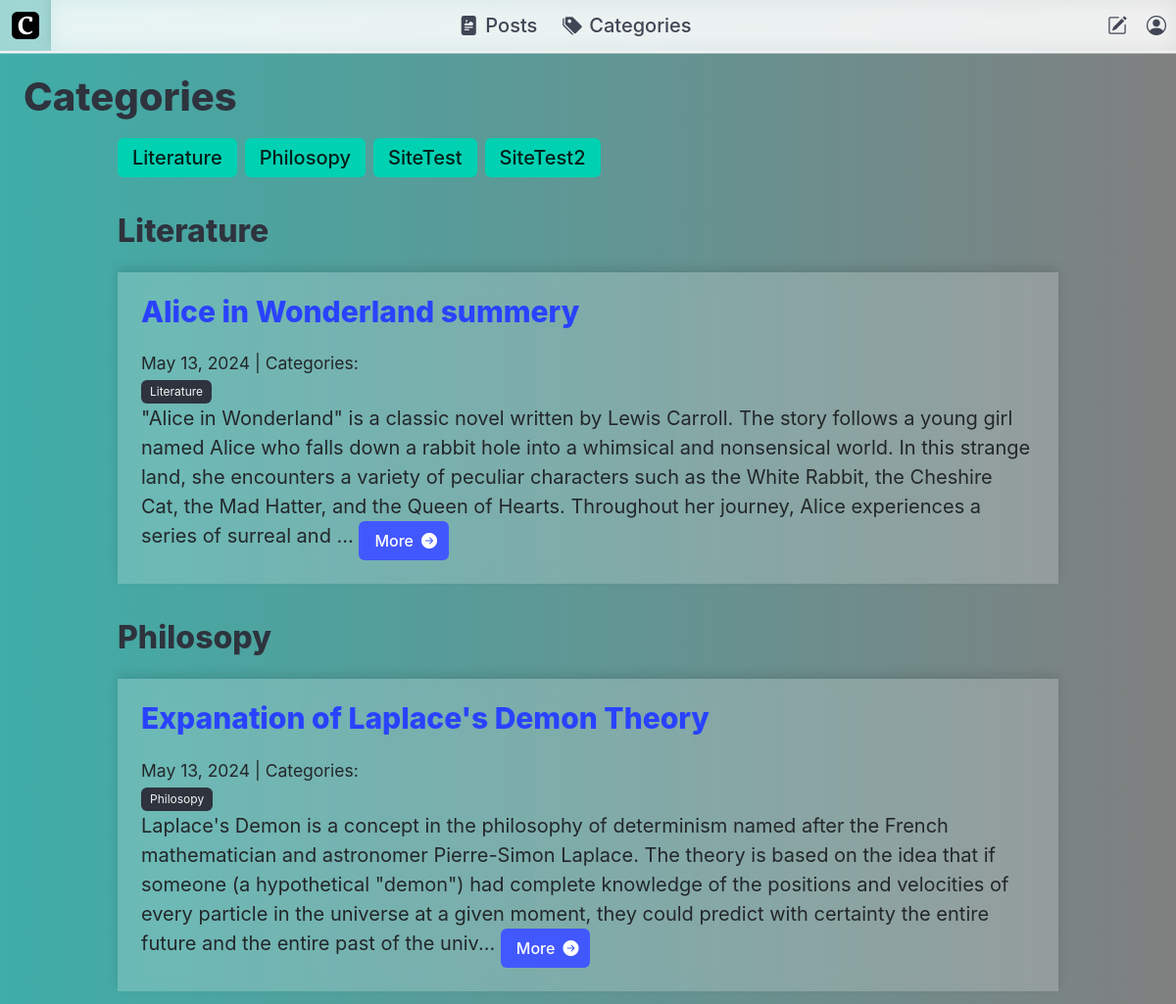
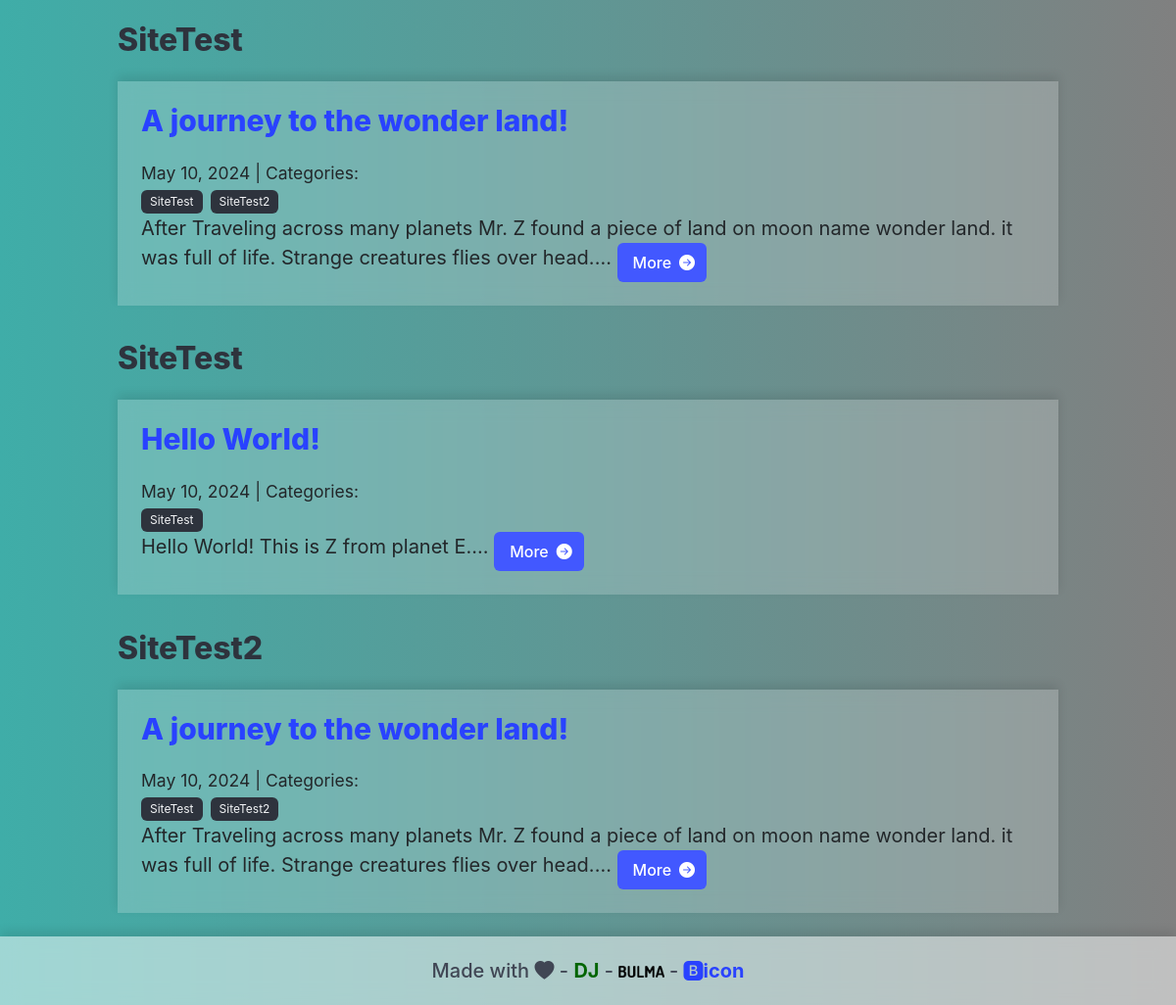
The page /categories/ on the database as committed earlier (2 pictures, top to bottom).
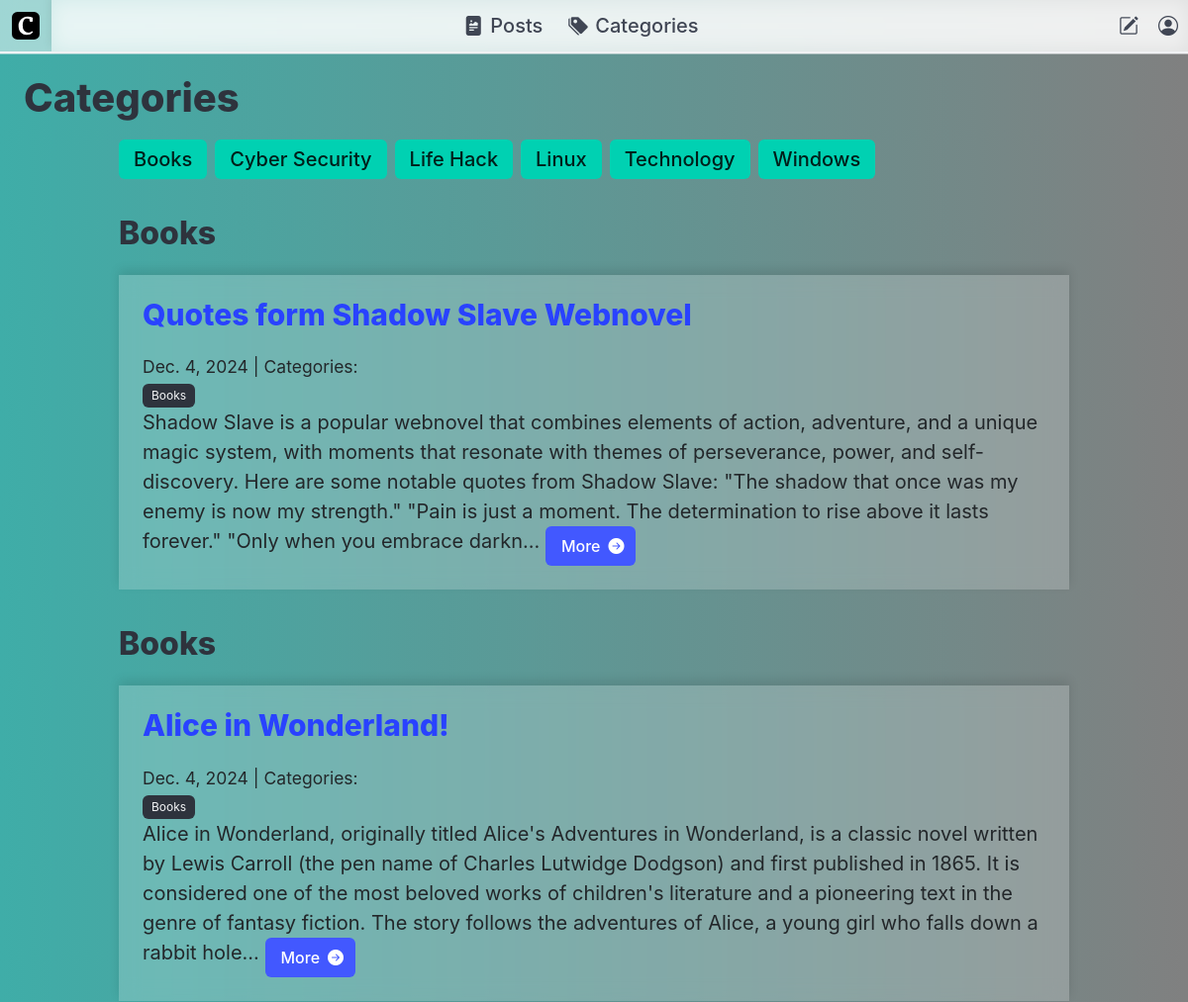
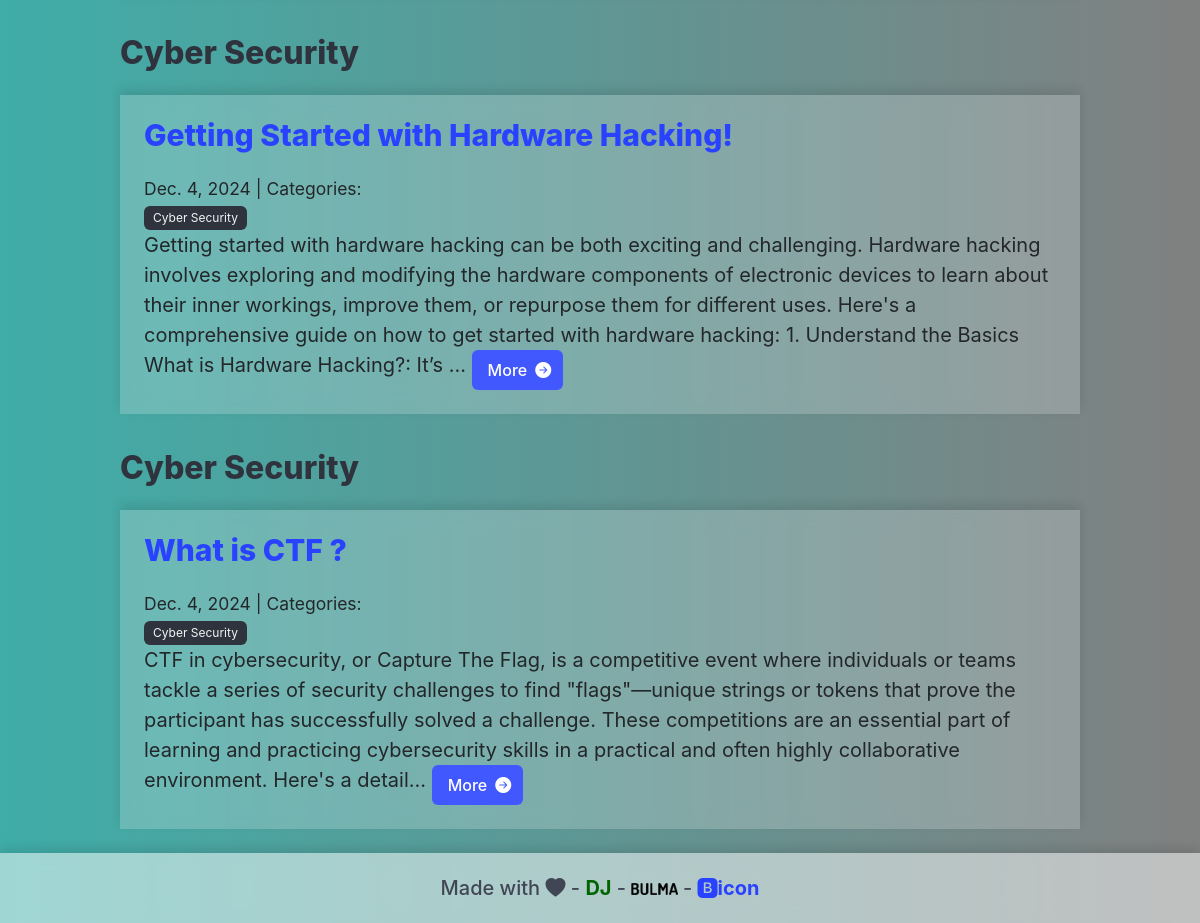
The same page on the database as committed later (2 pictures, top to bottom).
### blog/models.py (models this page shows, shortened)
class Category(models.Model):
    name = models.CharField(max_length=30)
    class Meta:
        verbose_name_plural = "categories"
    def __str__(self):
        return self.name

class Post(models.Model):
    title = models.CharField(max_length=255)
    body = models.TextField()
    created_on = models.DateTimeField(auto_now_add=True)
    last_modified = models.DateTimeField(auto_now=True)
    author = models.ForeignKey(settings.AUTH_USER_MODEL, on_delete=models.CASCADE, default=1)  # Replace 1 with a valid user ID
    categories = models.ManyToManyField('Category', related_name='posts')
    love_reactions = models.ManyToManyField(settings.AUTH_USER_MODEL, related_name='loved_posts', blank=True)

### blog/views.py (the view)
# urls.py: path("categories/", views.blog_category_list, name="blog_category_list"),
def blog_category_list(request):
    categories = Category.objects.all().order_by("name")
    posts=Post.objects.all().order_by('-created_on')
    context = {
        "categories":categories,
        "posts":posts,
    }
    return render(request, "blog/category_list.html", context)

### blog/templates/blog/category_list.html (shortened to what this page needs)
{% extends "base.html" %}
{% block page_title %}
<div class="title-box-container">
    <h1 class="title is-2">Categories</h1>
</div>
{% endblock page_title %}
{% block page_content %}
<div class="container">
    <div class="tags block is-align-items-center">
        {% for category in categories %}
            <a href="{% url 'blog_category' category.name %}">
            <span class="tag is-hoverable is-primary is-large">{{ category.name }}</span>
        </a>
        {% endfor %}
    </div>
    {% for category_name in categories %}
        {% for post in posts %}
            {% if category_name in post.categories.all %}
                <h2 class="subtitle is-3">{{ category_name }}</h2>
                <div class="blur-white ">
                    <h3><a href="{% url 'blog_detail' post.pk %}"> {{ post.title }} </a></h3>
                    <small>
                        {{ post.created_on.date }} | Categories:
                        <div class="tags">
                        {% for category in post.categories.all %}
                            <a href="{% url 'blog_category' category.name %}">
                                <span class="tag is-dark">{{ category.name }}</span>
                            </a>
                        {% endfor %}
                        </div>
                    </small>
                    <p>{{ post.body | slice:":400" }}...
                        <a href="{% url 'blog_detail' post.pk %}">
                            <button class="button is-link ">
                            <span>More</span>
                            <span class="icon is-small">
                                <i class="bi bi-arrow-right-circle-fill"></i>
                            </span>
                        </button>
                        </a>
                    </p>
                </div>
            {% endif %}
        {% endfor %}
    {% endfor %}
</div>
{% endblock page_content %}

### templates/base.html (shortened to what this page needs)
<!DOCTYPE html>
<html lang="en">
  <head>
    {% load static %}
    <link rel="stylesheet" href="https://cdn.jsdelivr.net/npm/bootstrap-icons@1.11.3/font/bootstrap-icons.min.css">
    <link rel="stylesheet" href="{% static 'base.css' %}">
  </head>
  <body class="has-navbar-fixed-top content has-text-weight-medium is-size-5 ColorX">
    <div class="page-contents-style">
      <header>
        <nav class="navbar blurX has-shadow is-transparent is-fixed-top" role="navigation" aria-label="main navigation">
          <div class="navbar-brand">
            <a class="navbar-item" href="{% url 'blog_index' %}">
              <img src="{% static 'images/favicon.svg' %}" alt="Curio" height="28">
            </a>
          </div>
          <div id="SimpleNav" class="navbar-menu blurX navbar-menuX">
            <div class="navbar-end">
              <a class="navbar-item" href="{% url 'blog_index' %}">
                <span class="icon-text">
                  <span class="icon">
                    <i class="bi bi-file-richtext-fill"></i>
                  </span>
                  <span>Posts</span>
                </span>
              </a>
              <a class="navbar-item" href="{% url 'blog_category_list' %}">
                <span class="icon-text">
                  <span class="icon">
                    <i class="bi bi-tags-fill"></i>
                  </span>
                  <span>Categories</span>
                </span>
              </a>
            </div>
            <div class="navbar-end">
              <a class="navbar-item" href="{% url 'create_blog' %}">
                <span class="icon">
                  <i class="bi bi-pencil-square"></i>
                </span>
              </a>
              <a class="navbar-item" href="{% url 'profile' %}">
                <span class="icon">
                  <i class="bi bi-person-circle"></i>
                </span>
              </a>
            </div>
          </div>
        </nav>
      </header>
      {% block page_title %}{% endblock %}
      {% block page_content %}{% endblock %}
    </div>
    <footer class="footerX has-text-centered">
      <p>
        Made with <i class="bi bi-heart-fill"></i> - <a class="dj" href="https://www.djangoproject.com/">DJ</a> -
        <a href="https://bulma.io/">
          <img class="bulma-brand-logo" src="{% static 'images/bulma.png' %}" alt="Bulma">
        </a> -
        <a href="https://icons.getbootstrap.com/">
          <i class="bi bi-bootstrap-fill"></i><b>icon</b>
        </a>
      </p>
    </footer>
  </body>
</html>

### static/base.css (style rules this page uses)
.ColorX { background: linear-gradient(to right, #3fada8, #808080); }
.page-contents-style { padding: 1.5rem; }
.blurX { backdrop-filter: blur(10px); background-color: rgba(255, 255, 255, 0.5); box-shadow: 0px -5px 10px rgba(0, 0, 0, 0.1); }
.blur-white { padding: 1.5rem; font-weight: normal; color: #23272a; backdrop-filter: blur(10px); background-color: rgba(255, 255, 255, 0.205); box-shadow: 0px -5px 10px rgba(0, 0, 0, 0.1); }
.footerX { position: relative; bottom: 0; width: 100%; background-color: rgba(255, 255, 255, 0.5); backdrop-filter: blur(10px); padding: 20px; box-shadow: 0px -5px 10px rgba(0, 0, 0, 0.1); z-index: 100; }
.footerX p { margin: 0; }
.bulma-brand-logo { height: 12px; }
.dj { height: 14px; font-weight: bolder; color: darkgreen; }

Rows that differ between the two databases and show on the page:
removed Post: {{ category_name }} "Philosopy", title "Expanation of Laplace's Demon Theory", created_on "May 13, 2024", body "Laplace's Demon is a concept in the philosophy of determinism named after the French mathematician and astronomer Pierre-Simon Laplace. The theory is based on the idea that if someone (a hypothetical \"demon\") had complete knowledge of the positions and velocities of every particle in the universe at a given moment, they could predict with certainty the entire future and the entire past of the univ", Category (name "Philosopy"), shown under Category "Philosopy"
removed Post: {{ category_name }} "SiteTest", title "A journey to the wonder land!", created_on "May 10, 2024", body "After Traveling across many planets Mr. Z found a piece of land on moon name wonder land. it was full of life. Strange creatures flies over head.", {{ category_name }} "SiteTest2", Category (name "SiteTest"), Category (name "SiteTest2")
removed Post: {{ category_name }} "SiteTest", title "Hello World!", created_on "May 10, 2024", body "Hello World! This is Z from planet E.", Category (name "SiteTest"), shown under Category "SiteTest"
added Category: name "Books", Post (title "Alice in Wonderland!", created_on "Dec. 4, 2024", body "Alice in Wonderland, originally titled Alice's Adventures in Wonderland, is a classic novel written by Lewis Carroll (the pen name of Charles Lutwidge Dodgson) and first published in 1865. It is considered one of the most beloved works of children's literature and a pioneering text in the genre of fantasy fiction. The story follows the adventures of Alice, a young girl who falls down a rabbit hole")
added Category: name "Cyber Security"
changed Category: name "SiteTest2" → "Life Hack"; moves up the list
changed Category: name "Literature" → "Linux"; name "Literature" → (not shown); loses Post ({{ category_name }} "Literature", title "Alice in Wonderland summery", created_on "May 13, 2024", body "\"Alice in Wonderland\" is a classic novel written by Lewis Carroll. The story follows a young girl named Alice who falls down a rabbit hole into a whimsical and nonsensical world. In this strange land, she encounters a variety of peculiar characters such as the White Rabbit, the Cheshire Cat, the Mad Hatter, and the Queen of Hearts. Throughout her journey, Alice experiences a series of surreal and")
changed Category: name "SiteTest" → "Technology"; moves down the list
changed Category: name "Philosopy" → "Windows"
added Post: title "Quotes form Shadow Slave Webnovel", created_on "Dec. 4, 2024", body "Shadow Slave is a popular webnovel that combines elements of action, adventure, and a unique magic system, with moments that resonate with themes of perseverance, power, and self-discovery. Here are some notable quotes from Shadow Slave: \"The shadow that once was my enemy is now my strength.\" \"Pain is just a moment. The determination to rise above it lasts forever.\" \"Only when you embrace darkn"
changed Post: loses Category (name "Literature")
added Post: title "Getting Started with Hardware Hacking!", created_on "Dec. 4, 2024", body "Getting started with hardware hacking can be both exciting and challenging. Hardware hacking involves exploring and modifying the hardware components of electronic devices to learn about their inner workings, improve them, or repurpose them for different uses. Here's a comprehensive guide on how to get started with hardware hacking: 1. Understand the Basics What is Hardware Hacking?: It’s"
added Post: title "What is CTF ?", created_on "Dec. 4, 2024", body "CTF in cybersecurity, or Capture The Flag, is a competitive event where individuals or teams tackle a series of security challenges to find \"flags\"—unique strings or tokens that prove the participant has successfully solved a challenge. These competitions are an essential part of learning and practicing cybersecurity skills in a practical and often highly collaborative environment. Here's a detail"
